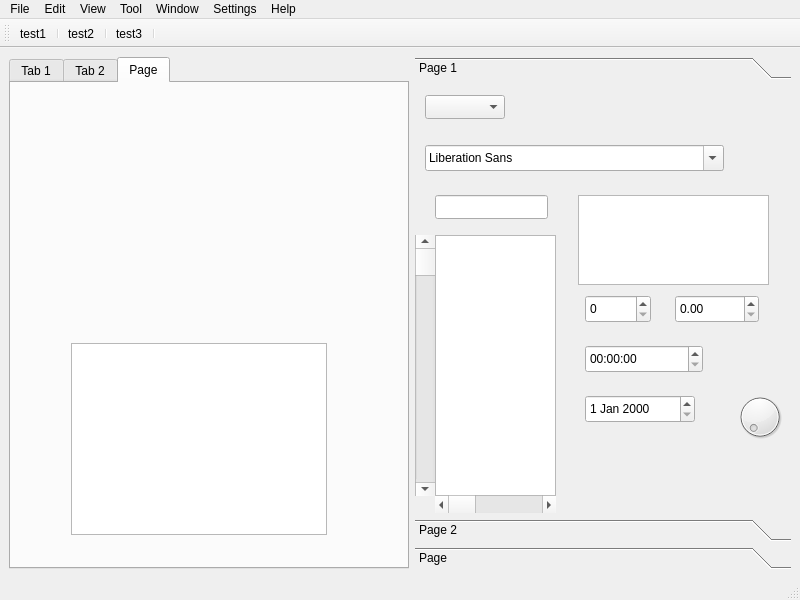
<?xml version="1.0" encoding="UTF-8"?>
<ui version="4.0">
 <class>PreviewMainWindow</class>
 <widget class="QMainWindow" name="PreviewMainWindow">
  <property name="geometry">
   <rect>
    <x>0</x>
    <y>0</y>
    <width>800</width>
    <height>600</height>
   </rect>
  </property>
  <property name="windowTitle">
   <string>PreviewMainWindow</string>
  </property>
  <widget class="QWidget" name="centralwidget">
   <layout class="QGridLayout" name="gridLayout_2">
    <item row="0" column="0">
     <layout class="QFormLayout" name="formLayout">
      <item row="0" column="0">
       <widget class="QTabWidget" name="tabWidget">
        <property name="minimumSize">
         <size>
          <width>400</width>
          <height>400</height>
         </size>
        </property>
        <property name="currentIndex">
         <number>2</number>
        </property>
        <widget class="QWidget" name="tab">
         <attribute name="title">
          <string>Tab 1</string>
         </attribute>
         <widget class="QGraphicsView" name="graphicsView">
          <property name="geometry">
           <rect>
            <x>70</x>
            <y>61</y>
            <width>256</width>
            <height>381</height>
           </rect>
          </property>
         </widget>
        </widget>
        <widget class="QWidget" name="tab_2">
         <attribute name="title">
          <string>Tab 2</string>
         </attribute>
         <widget class="QPushButton" name="pushButton">
          <property name="geometry">
           <rect>
            <x>10</x>
            <y>20</y>
            <width>81</width>
            <height>24</height>
           </rect>
          </property>
          <property name="text">
           <string>PushButton</string>
          </property>
         </widget>
         <widget class="QPushButton" name="pushButton_2">
          <property name="geometry">
           <rect>
            <x>140</x>
            <y>20</y>
            <width>81</width>
            <height>24</height>
           </rect>
          </property>
          <property name="text">
           <string>PushButton</string>
          </property>
         </widget>
         <widget class="QPushButton" name="pushButton_3">
          <property name="geometry">
           <rect>
            <x>270</x>
            <y>20</y>
            <width>81</width>
            <height>24</height>
           </rect>
          </property>
          <property name="text">
           <string>PushButton</string>
          </property>
         </widget>
         <widget class="QToolButton" name="toolButton">
          <property name="geometry">
           <rect>
            <x>20</x>
            <y>80</y>
            <width>31</width>
            <height>24</height>
           </rect>
          </property>
          <property name="text">
           <string>...</string>
          </property>
         </widget>
         <widget class="QRadioButton" name="radioButton">
          <property name="geometry">
           <rect>
            <x>110</x>
            <y>80</y>
            <width>103</width>
            <height>24</height>
           </rect>
          </property>
          <property name="text">
           <string>RadioButton</string>
          </property>
         </widget>
         <widget class="QRadioButton" name="radioButton_2">
          <property name="geometry">
           <rect>
            <x>260</x>
            <y>80</y>
            <width>103</width>
            <height>24</height>
           </rect>
          </property>
          <property name="text">
           <string>RadioButton</string>
          </property>
         </widget>
         <widget class="QCheckBox" name="checkBox">
          <property name="geometry">
           <rect>
            <x>20</x>
            <y>140</y>
            <width>88</width>
            <height>24</height>
           </rect>
          </property>
          <property name="text">
           <string>CheckBox</string>
          </property>
         </widget>
         <widget class="QCheckBox" name="checkBox_2">
          <property name="geometry">
           <rect>
            <x>120</x>
            <y>140</y>
            <width>88</width>
            <height>24</height>
           </rect>
          </property>
          <property name="text">
           <string>CheckBox</string>
          </property>
         </widget>
         <widget class="QCheckBox" name="checkBox_3">
          <property name="geometry">
           <rect>
            <x>260</x>
            <y>140</y>
            <width>88</width>
            <height>24</height>
           </rect>
          </property>
          <property name="text">
           <string>CheckBox</string>
          </property>
         </widget>
         <widget class="QDialogButtonBox" name="buttonBox">
          <property name="geometry">
           <rect>
            <x>220</x>
            <y>430</y>
            <width>162</width>
            <height>24</height>
           </rect>
          </property>
          <property name="standardButtons">
           <set>QDialogButtonBox::Cancel|QDialogButtonBox::Ok</set>
          </property>
         </widget>
         <widget class="QLabel" name="label">
          <property name="geometry">
           <rect>
            <x>20</x>
            <y>210</y>
            <width>56</width>
            <height>17</height>
           </rect>
          </property>
          <property name="text">
           <string>TextLabel</string>
          </property>
         </widget>
        </widget>
        <widget class="QWidget" name="tab_3">
         <attribute name="title">
          <string>Page</string>
         </attribute>
         <widget class="QTextBrowser" name="textBrowser">
          <property name="geometry">
           <rect>
            <x>60</x>
            <y>260</y>
            <width>256</width>
            <height>192</height>
           </rect>
          </property>
         </widget>
        </widget>
       </widget>
      </item>
      <item row="0" column="1">
       <widget class="QToolBox" name="toolBox">
        <property name="currentIndex">
         <number>0</number>
        </property>
        <widget class="QWidget" name="page_1">
         <property name="geometry">
          <rect>
           <x>0</x>
           <y>0</y>
           <width>388</width>
           <height>425</height>
          </rect>
         </property>
         <attribute name="label">
          <string>Page 1</string>
         </attribute>
         <widget class="QComboBox" name="comboBox">
          <property name="geometry">
           <rect>
            <x>10</x>
            <y>10</y>
            <width>80</width>
            <height>24</height>
           </rect>
          </property>
         </widget>
         <widget class="QFontComboBox" name="fontComboBox">
          <property name="geometry">
           <rect>
            <x>10</x>
            <y>60</y>
            <width>299</width>
            <height>26</height>
           </rect>
          </property>
         </widget>
         <widget class="QLineEdit" name="lineEdit">
          <property name="geometry">
           <rect>
            <x>20</x>
            <y>110</y>
            <width>113</width>
            <height>24</height>
           </rect>
          </property>
         </widget>
         <widget class="QTextEdit" name="textEdit">
          <property name="geometry">
           <rect>
            <x>163</x>
            <y>110</y>
            <width>191</width>
            <height>90</height>
           </rect>
          </property>
         </widget>
         <widget class="QPlainTextEdit" name="plainTextEdit">
          <property name="geometry">
           <rect>
            <x>20</x>
            <y>150</y>
            <width>121</width>
            <height>261</height>
           </rect>
          </property>
         </widget>
         <widget class="QSpinBox" name="spinBox">
          <property name="geometry">
           <rect>
            <x>170</x>
            <y>210</y>
            <width>66</width>
            <height>28</height>
           </rect>
          </property>
         </widget>
         <widget class="QDoubleSpinBox" name="doubleSpinBox">
          <property name="geometry">
           <rect>
            <x>260</x>
            <y>210</y>
            <width>84</width>
            <height>28</height>
           </rect>
          </property>
         </widget>
         <widget class="QTimeEdit" name="timeEdit">
          <property name="geometry">
           <rect>
            <x>170</x>
            <y>260</y>
            <width>118</width>
            <height>28</height>
           </rect>
          </property>
         </widget>
         <widget class="QDateEdit" name="dateEdit">
          <property name="geometry">
           <rect>
            <x>170</x>
            <y>310</y>
            <width>110</width>
            <height>28</height>
           </rect>
          </property>
         </widget>
         <widget class="QDial" name="dial">
          <property name="geometry">
           <rect>
            <x>320</x>
            <y>300</y>
            <width>50</width>
            <height>64</height>
           </rect>
          </property>
         </widget>
         <widget class="QScrollBar" name="horizontalScrollBar">
          <property name="geometry">
           <rect>
            <x>20</x>
            <y>410</y>
            <width>121</width>
            <height>20</height>
           </rect>
          </property>
          <property name="orientation">
           <enum>Qt::Horizontal</enum>
          </property>
         </widget>
         <widget class="QScrollBar" name="verticalScrollBar">
          <property name="geometry">
           <rect>
            <x>0</x>
            <y>150</y>
            <width>20</width>
            <height>261</height>
           </rect>
          </property>
          <property name="orientation">
           <enum>Qt::Vertical</enum>
          </property>
         </widget>
        </widget>
        <widget class="QWidget" name="page_2">
         <property name="geometry">
          <rect>
           <x>0</x>
           <y>0</y>
           <width>388</width>
           <height>425</height>
          </rect>
         </property>
         <attribute name="label">
          <string>Page 2</string>
         </attribute>
        </widget>
        <widget class="QWidget" name="page_3">
         <attribute name="label">
          <string>Page</string>
         </attribute>
        </widget>
       </widget>
      </item>
     </layout>
    </item>
   </layout>
  </widget>
  <widget class="QMenuBar" name="menubar">
   <property name="geometry">
    <rect>
     <x>0</x>
     <y>0</y>
     <width>800</width>
     <height>26</height>
    </rect>
   </property>
   <widget class="QMenu" name="menuFile">
    <property name="title">
     <string>File</string>
    </property>
   </widget>
   <widget class="QMenu" name="menuEdit">
    <property name="title">
     <string>Edit</string>
    </property>
   </widget>
   <widget class="QMenu" name="menuView">
    <property name="title">
     <string>View</string>
    </property>
   </widget>
   <widget class="QMenu" name="menuTool">
    <property name="title">
     <string>Tool</string>
    </property>
   </widget>
   <widget class="QMenu" name="menuWindow">
    <property name="title">
     <string>Window</string>
    </property>
   </widget>
   <widget class="QMenu" name="menuSettings">
    <property name="title">
     <string>Settings</string>
    </property>
   </widget>
   <widget class="QMenu" name="menuHelp">
    <property name="title">
     <string>Help</string>
    </property>
   </widget>
   <addaction name="menuFile"/>
   <addaction name="menuEdit"/>
   <addaction name="menuView"/>
   <addaction name="menuTool"/>
   <addaction name="menuWindow"/>
   <addaction name="menuSettings"/>
   <addaction name="menuHelp"/>
  </widget>
  <widget class="QStatusBar" name="statusbar"/>
  <widget class="QToolBar" name="toolBar">
   <property name="windowTitle">
    <string>toolBar</string>
   </property>
   <attribute name="toolBarArea">
    <enum>TopToolBarArea</enum>
   </attribute>
   <attribute name="toolBarBreak">
    <bool>false</bool>
   </attribute>
   <addaction name="actiontest1"/>
   <addaction name="separator"/>
   <addaction name="actiontest2"/>
   <addaction name="separator"/>
   <addaction name="actiontest3"/>
   <addaction name="separator"/>
  </widget>
  <action name="actiontest1">
   <property name="text">
    <string>test1</string>
   </property>
  </action>
  <action name="actiontest2">
   <property name="text">
    <string>test2</string>
   </property>
  </action>
  <action name="actiontest3">
   <property name="text">
    <string>test3</string>
   </property>
  </action>
 </widget>
 <resources/>
 <connections/>
</ui>
